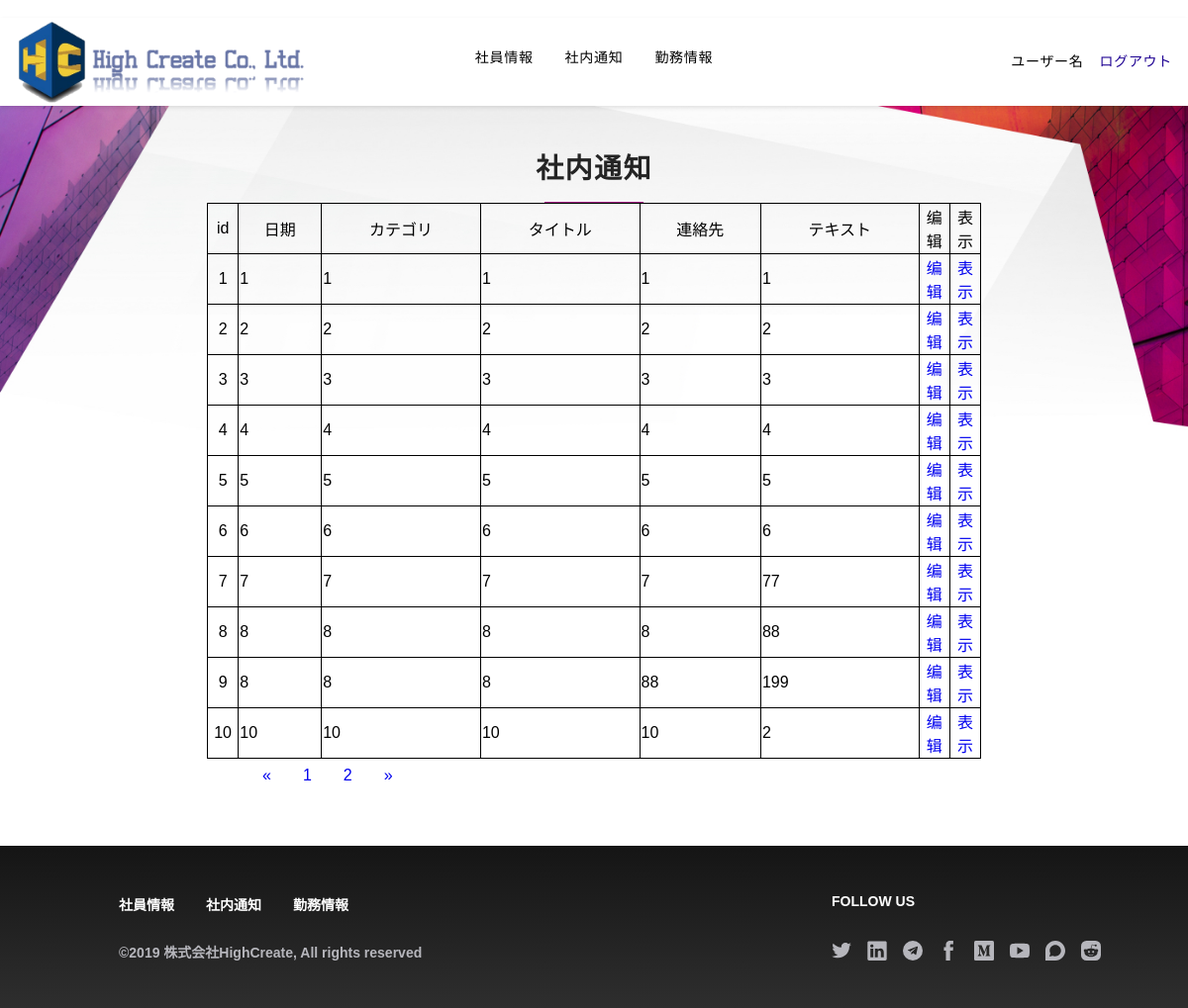
The page /notice/ (signed in) on the database as committed earlier.
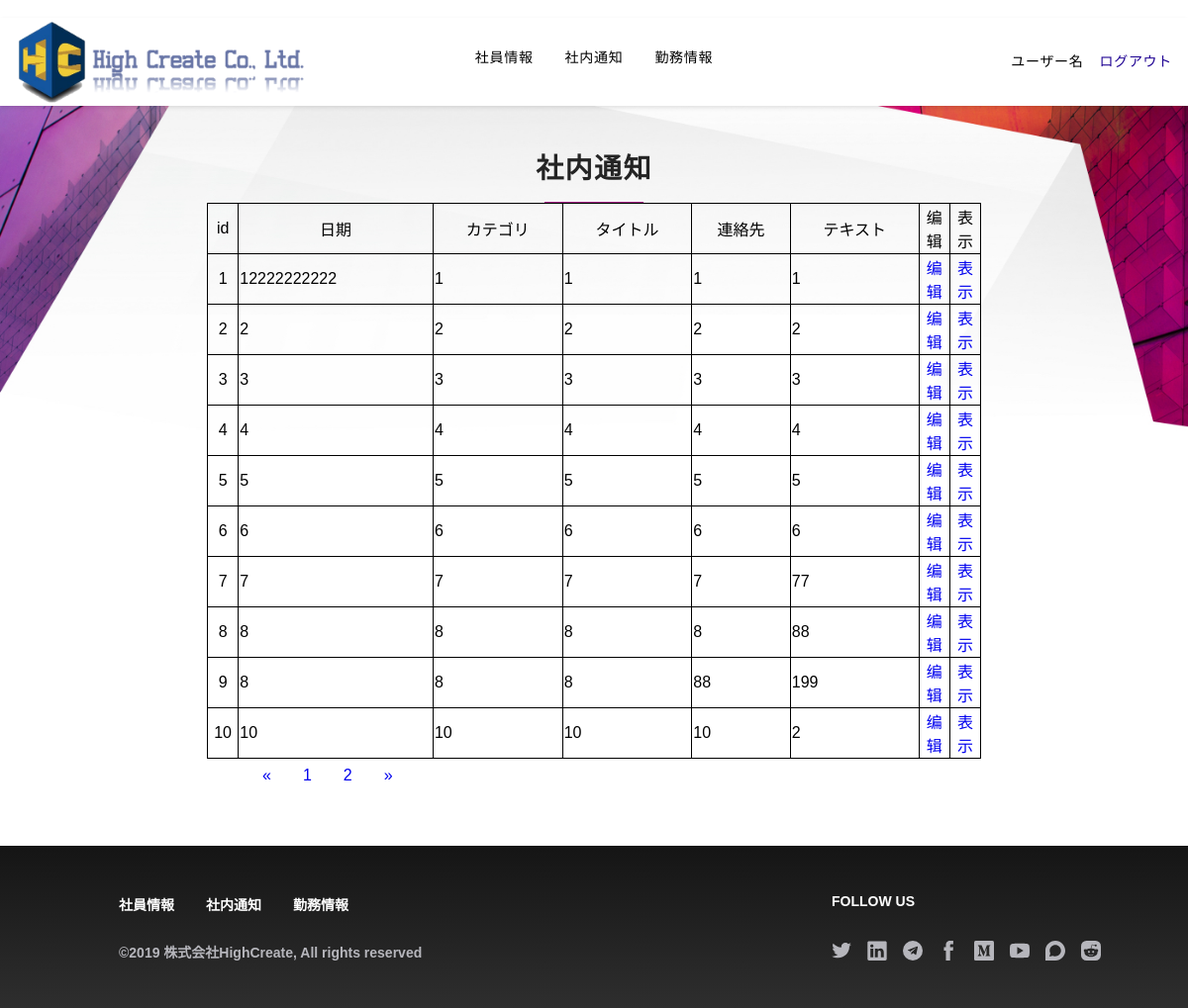
The same page on the database as committed later.
### homepage/models.py (models this page shows)
class noticeInfo(models.Model):
    userId = models.CharField(primary_key=True, max_length=20, verbose_name='userId')
    userName = models.CharField(blank=True, max_length=100, verbose_name='userName')
    userData = models.CharField(blank=True, max_length=100, verbose_name='userData')
    userCategory = models.CharField(blank=True, max_length=100, verbose_name='userCategory')
    userTitle = models.CharField(blank=True, max_length=100, verbose_name='userTitle')
    userContact = models.CharField(blank=True, max_length=100, verbose_name='userContact')
    userText = models.CharField(blank=True, max_length=200, verbose_name='userText')
    class Meta:
        managed = False
        db_table = 'noticeInfo'

### homepage/officeviews.py (the view, shortened to what this page needs)
# urls.py: path('notice/', officeviews.notice, name='notice'),
def notice(request):
    page = request.GET.get('page')
    if page:
        page = int(page)
    else:
        page = 1
    settings_name = request.session.get('userName')
    detail_info = models.noticeInfo.objects.filter(userName=settings_name)
    authority = models.userInfo.objects.get(userName=settings_name).Authority
    if authority == 1:
        detail_info = models.noticeInfo.objects.all()
        paginator = Paginator(detail_info, 10)
        page_num = paginator.num_pages
        page_article_list = paginator.page(page)
        if page_article_list.has_next():
            next_page = page + 1
        else:
            next_page = page
        if page_article_list.has_previous():
            previous_page = page - 1
        else:
            previous_page = page
        return render(request, 'notice.html',
                      {
                          'detail_info': page_article_list,
                          'page_num': range(1, page_num + 1),
                          'curr_page': page,
                          'next_page': next_page,
                          'previous_page': previous_page
                      }
                      )

### templates/notice.html (shortened to what this page needs)
{% extends 'officebase.html' %} {% block title %}社内通知 | HighCreate{% endblock %} {% block content %}
    <div class="p-3 bg-center bg-top bg-white mx-auto relative xl:p-0 PageWrap__ContentContainer-kkdcvd-0 dzVwN"
         id="site-content" ng-controller="ScrollController" data-ng-init="init('{{ jumpflag }}')">
        <div classnames="">
            <div class="Mantel__Container-sc-90mahe-0 loqmwV">
                <header>
                    <h1 class=" font-sans text-charcoal tracking-wide uppercase text-center pb-2 font-black uppercase md:text-3xl text-3xl">
                        社内通知</h1>
                    <div class=" h-px bg-magenta mx-auto" style="width: 100px;">
                    </div>
                </header>
            </div>
            <div class="Technology__SectionContainer-sc-1uzfb71-0 dnLgNL">
                <table class="table table-bordered ">
                    <tr class="text-center">
                        <td style="width: 4%;">id</td>
                        <td>日期</td>
                        <td>カテゴリ</td>
                        <td>タイトル</td>
                        <td>連絡先</td>
                        <td>テキスト</td>
                        <td style="width: 4%;">编辑</td>
                        <td style="width: 4%;">表示</td>
                    </tr>
                    {% for detail_info in detail_info %}
                        <tr>
                            <td class="text-center">{{ detail_info.userId }}</td>
                            <td>{{ detail_info.userData }}</td>
                            <td>{{ detail_info.userCategory }}</td>
                            <td>{{ detail_info.userTitle }}</td>
                            <td>{{ detail_info.userContact }}</td>
                            <td>{{ detail_info.userText }}</td>
                            <td class="text-center">
                                <a class="btn btn-default btn-xs" href="/notice/{{ detail_info.userId }}">编辑</a>
                            </td>
                            <td class="text-center">
                                <a class="btn btn-default btn-xs" href="/notices/{{ detail_info.userId }}">表示</a>
                            </td>
                        </tr>
                    {% endfor %}
                </table>
                <div class="boby-footer">
                    <div class="col-md-5 col-md-offset-5">
                        <nav aria-label="Page navigation">
                            <ul class="pagination">
                                <li>
                                    <a href="?page={{ previous_page }}" aria-label="Previous">
                                        <span aria-hidden="true">&laquo;</span>
                                    </a>
                                </li>
                                {% for num in page_num %}
                                    <li><a href="?page={{ num }}">{{ num }}</a></li>
                                {% endfor %}
                                <li>
                                    <a href="?page={{ next_page }}" aria-label="Next">
                                        <span aria-hidden="true">&raquo;</span>
                                    </a>
                                </li>
                            </ul>
                        </nav>
                    </div>
                </div>
            </div>
        </div>
    </div>
{% endblock %}

Rows that differ between the two databases and show on the page:
changed noticeInfo id 1: userData "1" → "12222222222"
